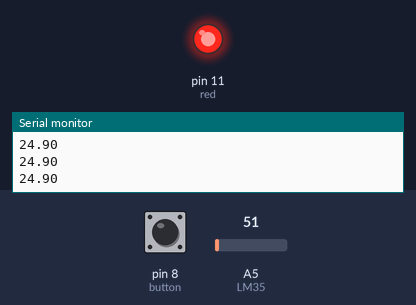
Bench run of a sketch on a simulated Arduino Uno, built with avr-gcc and run on an emulated ATmega328P. On the bench: output pins drawn as LEDs (lit = HIGH), the last lines printed to the serial monitor. The inputs (shaded band) are chosen by the test bench; at power-on: A5 (LM35) = 51, pin 8 (button) HIGH.

Above: at 1.2 s.
1.3 s: A5 (LM35) set to 71
At 2.5 s:
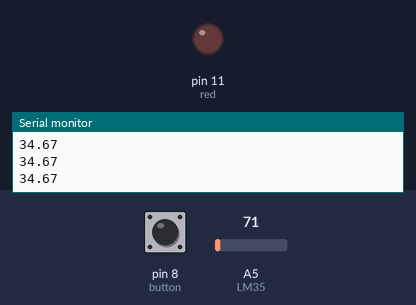
2.8 s: A5 (LM35) set to 61
At 4.0 s:
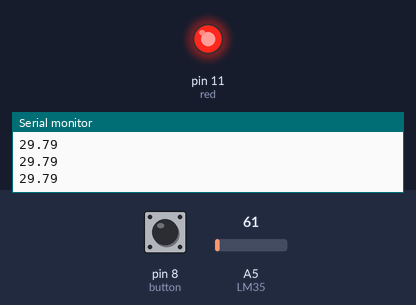
4.3 s: A5 (LM35) set to 86
At 5.5 s:
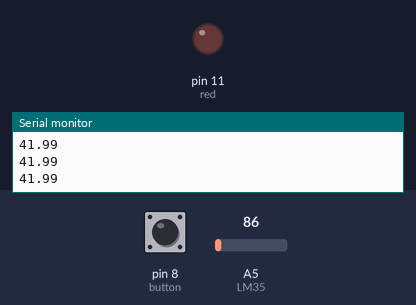
Timing chart, 0 to 7.3 s (numbered marks = the images above; inputs shaded):
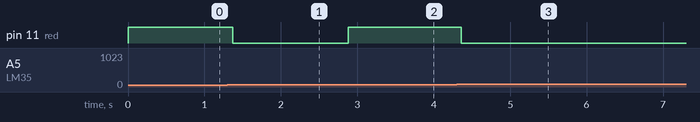

The sketch:

pullup_resistor_temperature.ino
```cpp
int red = 11;
int button = 8;
unsigned long tepTimer ;

void setup() {
  // put your setup code here, to run once:
pinMode(red, OUTPUT);
pinMode(button, INPUT);
Serial.begin(9600);

}

void loop() {
  // put your main code here, to run repeatedly:
  int state = digitalRead(button);

  //int sensorValue = analogRead(A0);
  int tempValue = analogRead(A5);        //Connect LM35 to analog pin and read
  double temp = (double) tempValue * (5/10.24);

  float percent = 1023;
  int dim = (percent/1023) * 255;
  //Serial.println(sensorValue);
  Serial.println(temp);

  if(state == LOW || temp>31){
     // digitalWrite(red, LOW);
      digitalWrite(red, LOW);
      //Serial.println(state);

  }else{
    //digitalWrite(red, HIGH);
     analogWrite(red, dim);
    delay(5);
   //Serial.println(state);

  }


 delay(100);

}
```

Measured:
- the behaviour switches between 63 and 64 on A5 (LM35) (found by bisection; images 0 and 1)
- after the input at 1.3 s, pin 11 (red): HIGH → LOW after 0.07 s
- after the input at 2.8 s, pin 11 (red): LOW → HIGH after 0.08 s
- after the input at 4.3 s, pin 11 (red): HIGH → LOW after 0.06 s
